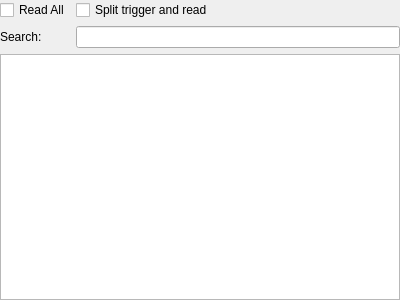
<?xml version="1.0" encoding="UTF-8"?>
<ui version="4.0">
 <class>read_channels_config</class>
 <widget class="QWidget" name="read_channels_config">
  <property name="geometry">
   <rect>
    <x>0</x>
    <y>0</y>
    <width>400</width>
    <height>300</height>
   </rect>
  </property>
  <property name="windowTitle">
   <string>Form</string>
  </property>
  <layout class="QGridLayout" name="gridLayout">
   <property name="leftMargin">
    <number>0</number>
   </property>
   <property name="topMargin">
    <number>0</number>
   </property>
   <property name="rightMargin">
    <number>0</number>
   </property>
   <property name="bottomMargin">
    <number>0</number>
   </property>
   <item row="3" column="0" colspan="2">
    <widget class="QTableWidget" name="tableWidget_channels"/>
   </item>
   <item row="1" column="0">
    <widget class="QLabel" name="label">
     <property name="text">
      <string>Search:</string>
     </property>
    </widget>
   </item>
   <item row="1" column="1">
    <widget class="QLineEdit" name="lineEdit_search"/>
   </item>
   <item row="0" column="0">
    <widget class="QCheckBox" name="checkBox_read_all">
     <property name="text">
      <string>Read All</string>
     </property>
    </widget>
   </item>
   <item row="0" column="1">
    <widget class="QCheckBox" name="checkBox_split_trigger">
     <property name="text">
      <string>Split trigger and read</string>
     </property>
    </widget>
   </item>
  </layout>
 </widget>
 <resources/>
 <connections/>
</ui>
